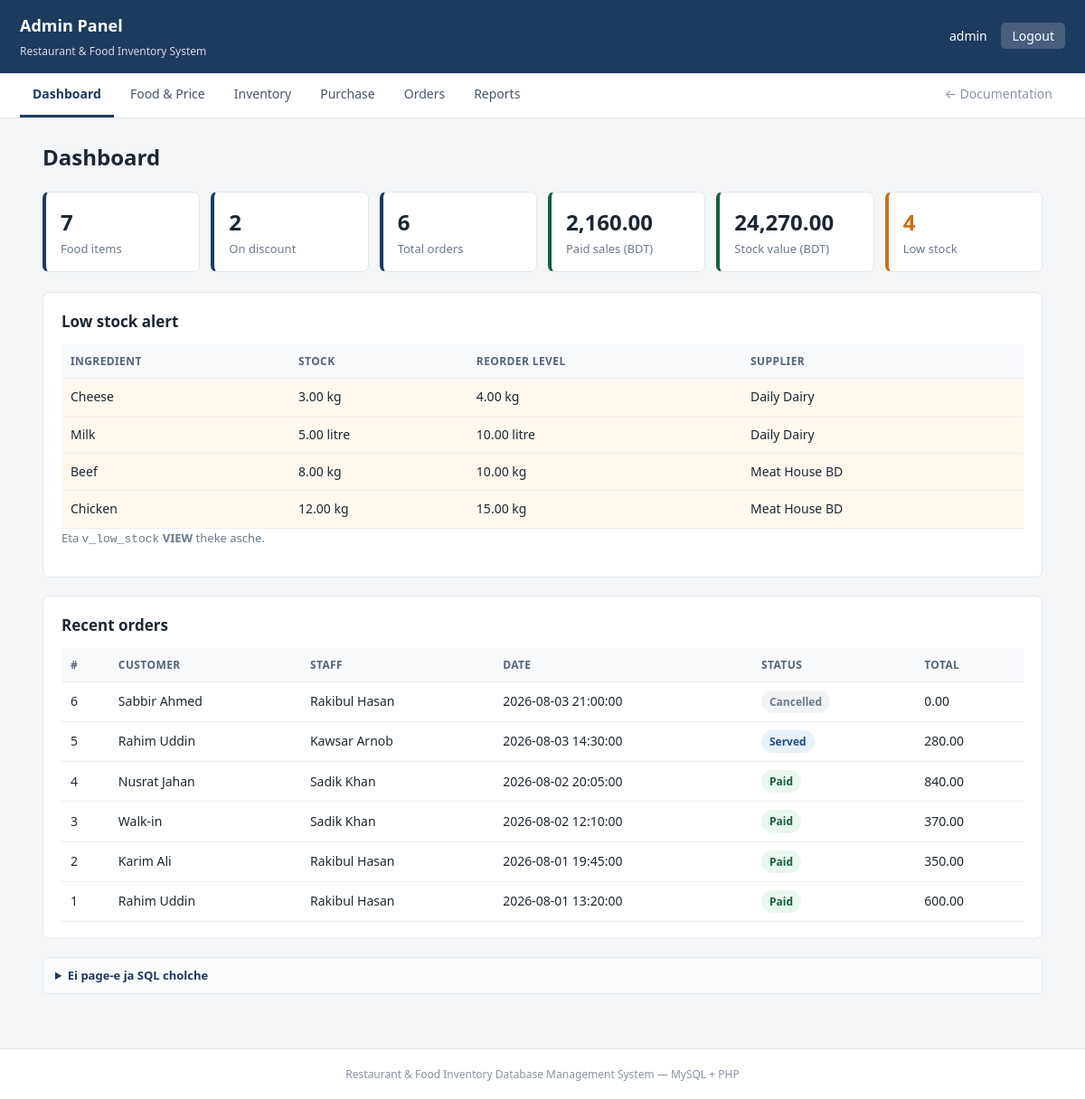
Page /admin/dashboard.php (signed in) on the committed database.
### tables this page shows
CREATE TABLE orders (
    order_id     INT AUTO_INCREMENT PRIMARY KEY,
    customer_id  INT,                                 
    employee_id  INT NOT NULL,
    order_date   DATETIME NOT NULL DEFAULT CURRENT_TIMESTAMP,
    status       VARCHAR(20) NOT NULL DEFAULT 'Pending',
    total_amount DECIMAL(10,2) NOT NULL DEFAULT 0,
    CHECK (status IN ('Pending','Served','Paid','Cancelled')),
    FOREIGN KEY (customer_id) REFERENCES customers(customer_id)
        ON DELETE SET NULL,
    FOREIGN KEY (employee_id) REFERENCES employees(employee_id)
);

CREATE TABLE employees (
    employee_id INT AUTO_INCREMENT PRIMARY KEY,
    name        VARCHAR(100) NOT NULL,
    role        VARCHAR(30)  NOT NULL,                
    phone       VARCHAR(20)  NOT NULL UNIQUE,
    salary      DECIMAL(10,2) NOT NULL,
    hire_date   DATE NOT NULL
);

### admin/dashboard.php (the view, shortened to what this page needs)
<?php
require __DIR__ . '/../config.php';
function one($conn, $sql) {
    return $conn->query($sql)->fetch_row()[0] ?? 0;
}
$total_food   = one($conn, "SELECT COUNT(*) FROM menu_items");
$total_orders = one($conn, "SELECT COUNT(*) FROM orders");
$total_sales  = one($conn, "SELECT IFNULL(SUM(total_amount),0) FROM orders WHERE status='Paid'");
$low_count    = one($conn, "SELECT COUNT(*) FROM ingredients WHERE quantity <= reorder_level");
$stock_value  = one($conn, "SELECT IFNULL(SUM(quantity*unit_price),0) FROM ingredients");
$offer_count  = one($conn, "SELECT COUNT(*) FROM menu_items WHERE discount > 0");
$low = $conn->query("SELECT * FROM v_low_stock ORDER BY quantity");
$recent = $conn->query(
    "SELECT o.order_id, IFNULL(c.name,'Walk-in') AS customer,
            e.name AS staff, o.order_date, o.status, o.total_amount
     FROM orders o
     LEFT JOIN customers c ON o.customer_id = c.customer_id
     JOIN employees e      ON o.employee_id = e.employee_id
     ORDER BY o.order_id DESC
     LIMIT 6");
$page_title = 'Dashboard';
require __DIR__ . '/../header.php';
?>
<div class="stats">
  <div class="stat"><span><?= $total_food ?></span>Food items</div>
  <div class="stat"><span><?= $offer_count ?></span>On discount</div>
  <div class="stat"><span><?= $total_orders ?></span>Total orders</div>
  <div class="stat money"><span><?= tk($total_sales) ?></span>Paid sales (BDT)</div>
  <div class="stat money"><span><?= tk($stock_value) ?></span>Stock value (BDT)</div>
  <div class="stat <?= $low_count ? 'warn' : '' ?>"><span><?= $low_count ?></span>Low stock</div>
</div>
<div class="card">
  <h2>Low stock alert</h2>
  <?php if ($low->num_rows === 0): ?>
    <p class="hint">Sob ingredient thik ache.</p>
  <?php else: ?>
    <table>
      <tr><th>Ingredient</th><th>Stock</th><th>Reorder level</th><th>Supplier</th></tr>
      <?php while ($r = $low->fetch_assoc()): ?>
      <tr class="lowrow">
        <td><?= h($r['name']) ?></td>
        <td><?= tk($r['quantity']) ?> <?= h($r['unit']) ?></td>
        <td><?= tk($r['reorder_level']) ?> <?= h($r['unit']) ?></td>
        <td><?= h($r['supplier'] ?? '-') ?></td>
      </tr>
      <?php endwhile; ?>
    </table>
    <p class="hint">Eta <code>v_low_stock</code> <b>VIEW</b> theke asche.</p>
  <?php endif; ?>
</div>
<div class="card">
  <h2>Recent orders</h2>
  <table>
    <tr><th>#</th><th>Customer</th><th>Staff</th><th>Date</th><th>Status</th><th>Total</th></tr>
    <?php while ($o = $recent->fetch_assoc()): ?>
    <tr>
      <td><?= (int)$o['order_id'] ?></td>
      <td><?= h($o['customer']) ?></td>
      <td><?= h($o['staff']) ?></td>
      <td><?= h($o['order_date']) ?></td>
      <td><span class="badge <?= strtolower($o['status']) ?>"><?= h($o['status']) ?></span></td>
      <td><?= tk($o['total_amount']) ?></td>
    </tr>
    <?php endwhile; ?>
  </table>
</div>
<?php
sql_box("SELECT COUNT(*) FROM menu_items;
SELECT IFNULL(SUM(total_amount),0) FROM orders WHERE status='Paid';
SELECT COUNT(*) FROM ingredients WHERE quantity <= reorder_level;
SELECT IFNULL(SUM(quantity*unit_price),0) FROM ingredients;
-- VIEW use kora hoyeche
SELECT * FROM v_low_stock ORDER BY quantity;
-- recent orders (3 table JOIN)
SELECT o.order_id, IFNULL(c.name,'Walk-in') AS customer, e.name AS staff,
       o.order_date, o.status, o.total_amount
FROM orders o
LEFT JOIN customers c ON o.customer_id = c.customer_id
JOIN employees e      ON o.employee_id = e.employee_id
ORDER BY o.order_id DESC LIMIT 6;");
require __DIR__ . '/../footer.php';

### header.php (shortened to what this page needs)
<?php
$role  = $_SESSION['role']  ?? '';
$uname = $_SESSION['uname'] ?? '';
$cur   = basename($_SERVER['PHP_SELF']);
$menus = ($role === 'admin')
    ? ['dashboard.php' => 'Dashboard',
       'food.php'      => 'Food & Price',
       'inventory.php' => 'Inventory',
       'purchase.php'  => 'Purchase',
       'orders.php'    => 'Orders',
       'reports.php'   => 'Reports']
    : ['menu.php'      => 'Menu',
       'cart.php'      => 'My Cart',
       'my_orders.php' => 'My Orders'];
?>
<!DOCTYPE html>
<html lang="en">
<head>
<link rel="stylesheet" href="../panel.css">
</head>
<body>
<header class="topbar <?= $role === 'admin' ? 'admin' : 'cust' ?>">
  <div class="brand">
    <strong><?= $role === 'admin' ? 'Admin Panel' : 'Customer Panel' ?></strong>
    <span>Restaurant &amp; Food Inventory System</span>
  </div>
  <div class="who">
    <?= h($uname) ?>
    <a class="logout" href="../logout.php">Logout</a>
  </div>
</header>
<nav class="panelnav">
  <?php foreach ($menus as $file => $label): ?>
    <a href="<?= h($file) ?>" class="<?= $cur === $file ? 'active' : '' ?>"><?= h($label) ?></a>
  <?php endforeach; ?>
  <a href="../index.html" class="right">&larr; Documentation</a>
</nav>
<main>
<h1><?= h($page_title ?? '') ?></h1>

### config.php (shortened to what this page needs)
<?php
function h($v) {
    return htmlspecialchars((string)$v, ENT_QUOTES, 'UTF-8');
}
function tk($v) {
    return number_format((float)$v, 2);
}
function sql_box($sql) {
    echo '<details class="sqlbox"><summary>Ei page-e ja SQL cholche</summary><pre><code>'
       . h(trim($sql)) . '</code></pre></details>';
}

### footer.php
</main>
<footer class="panelfoot">
  Restaurant &amp; Food Inventory Database Management System &mdash; MySQL + PHP
</footer>
</body>
</html>

### panel.css (style rules this page uses)
* { box-sizing: border-box; }
body { margin: 0; font: 15px/1.6 system-ui, -apple-system, "Segoe UI", Roboto, sans-serif; background: #f4f6f8; color: #1c2733; }
.topbar { display: flex; justify-content: space-between; align-items: center; padding: 14px 22px; color: #fff; }
.topbar.admin { background: #1f3a5f; }
.topbar .brand strong { display: block; font-size: 18px; }
.topbar .brand span { font-size: 12px; opacity: .8; }
.topbar .who { font-size: 14px; }
.topbar .logout { margin-left: 12px; padding: 5px 12px; border-radius: 5px; background: rgba(255,255,255,.18); color: #fff; text-decoration: none; }
.panelnav { display: flex; gap: 4px; flex-wrap: wrap; padding: 0 22px; background: #fff; border-bottom: 1px solid #dfe4ea; }
.panelnav a { padding: 12px 14px; color: #47566b; text-decoration: none; font-size: 14px; border-bottom: 3px solid transparent; }
.panelnav a.active { color: #1f3a5f; border-bottom-color: #1f3a5f; font-weight: 600; }
.panelnav a.right { margin-left: auto; color: #8794a5; }
main { max-width: 1150px; margin: 0 auto; padding: 24px 22px 60px; }
main h1 { font-size: 24px; margin: 0 0 18px; }
.card { background: #fff; border: 1px solid #e3e8ee; border-radius: 8px; padding: 18px 20px; margin-bottom: 20px; }
.card h2 { font-size: 17px; margin: 0 0 12px; }
.hint { font-size: 13px; color: #6b7a8d; margin: 0 0 12px; }
.stats { display: grid; grid-template-columns: repeat(auto-fit, minmax(150px, 1fr)); gap: 12px; margin-bottom: 22px; }
.stat { background: #fff; border: 1px solid #e3e8ee; border-left: 4px solid #1f3a5f; border-radius: 7px; padding: 14px 16px; font-size: 13px; color: #6b7a8d; }
.stat span { display: block; font-size: 24px; font-weight: 700; color: #1c2733; }
.stat.money { border-left-color: #12603f; }
.stat.warn { border-left-color: #c9701a; }
.stat.warn span { color: #c9701a; }
table { width: 100%; border-collapse: collapse; font-size: 14px; }
th, td { padding: 9px 10px; text-align: left; border-bottom: 1px solid #eaeef3; }
th { background: #f7f9fb; font-size: 12px; text-transform: uppercase; letter-spacing: .4px; color: #55637a; }
.lowrow td { background: #fff8ee; }
.badge { display: inline-block; padding: 3px 9px; border-radius: 20px; font-size: 12px; font-weight: 600; }
.badge.served { background: #e7f0fb; color: #1f4d84; }
.badge.paid { background: #e9f8ef; color: #14603c; }
.badge.cancelled { background: #f1f3f5; color: #6b7a8d; }
.sqlbox { margin-top: 14px; border: 1px solid #e3e8ee; border-radius: 6px; background: #fafbfc; }
.sqlbox summary { cursor: pointer; padding: 9px 13px; font-size: 13px; font-weight: 600; color: #1f3a5f; }
.panelfoot { padding: 18px 22px; text-align: center; font-size: 12px; color: #8794a5; border-top: 1px solid #e3e8ee; background: #fff; }

### rows in the picture
orders: order_id "6", customer "Sabbir Ahmed", employee.name "Rakibul Hasan", order_date "2026-08-03 21:00:00", status "Cancelled", total_amount "0.00"
orders: order_id "5", customer "Rahim Uddin", employee.name "Kawsar Arnob", order_date "2026-08-03 14:30:00", status "Served", total_amount "280.00"
orders: order_id "4", customer "Nusrat Jahan", employee.name "Sadik Khan", order_date "2026-08-02 20:05:00", status "Paid", total_amount "840.00"
orders: order_id "3", customer "Walk-in", employee.name "Sadik Khan", order_date "2026-08-02 12:10:00", status "Paid", total_amount "370.00"
orders: order_id "2", customer "Karim Ali", employee.name "Rakibul Hasan", order_date "2026-08-01 19:45:00", status "Paid", total_amount "350.00"
orders: order_id "1", customer "Rahim Uddin", employee.name "Rakibul Hasan", order_date "2026-08-01 13:20:00", status "Paid", total_amount "600.00"

### other values in the picture
$uname "admin"
$label "Dashboard"
$label "Food & Price"
$label "Inventory"
$label "Purchase"
$label "Orders"
$label "Reports"
$page_title "Dashboard"
$total_food "7"
$offer_count "2"
$total_orders "6"
tk($total_sales) "2,160.00"
tk($stock_value) "24,270.00"
$low_count "4"
$r['name'] "Cheese"
